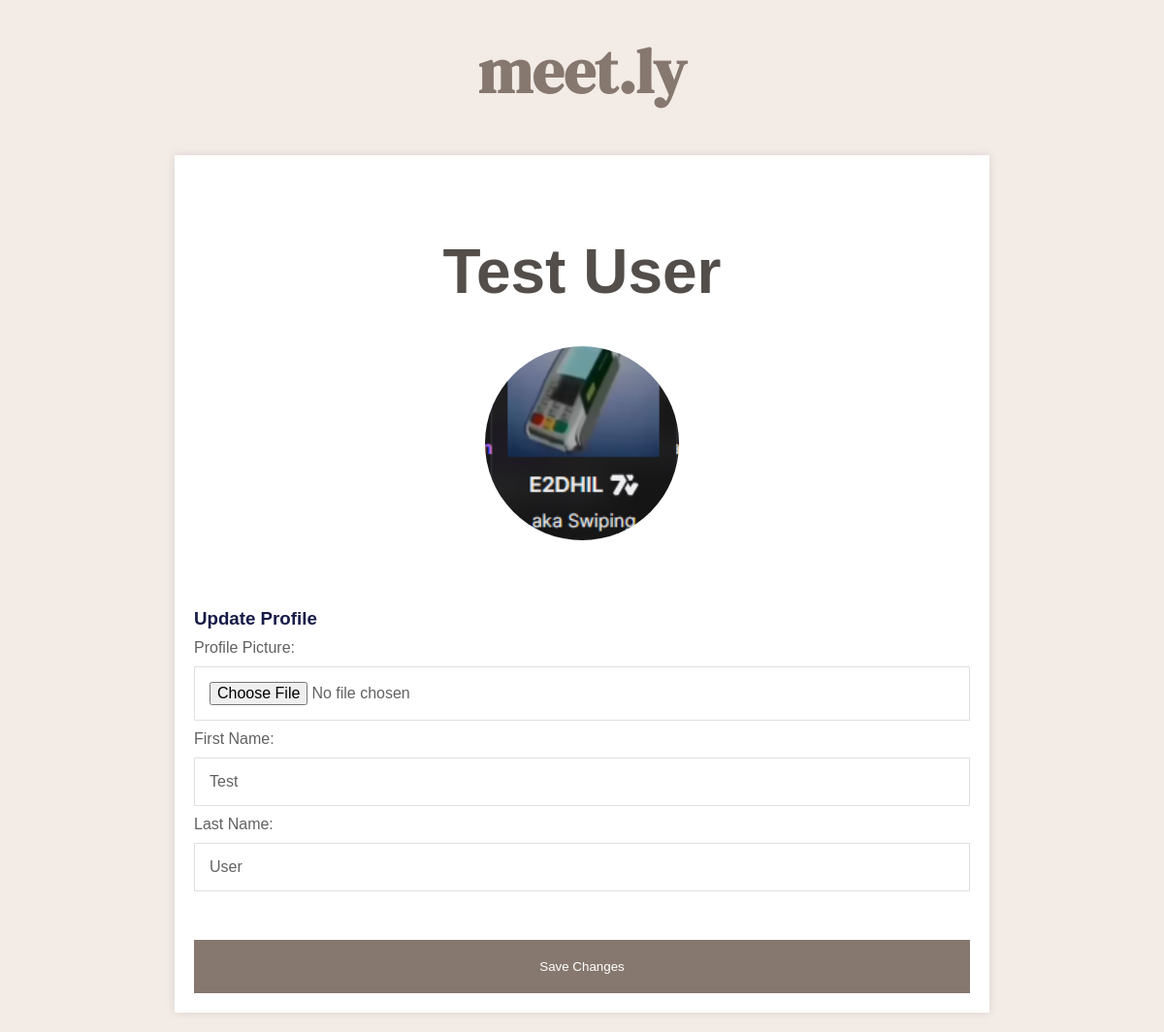
The app's page /user/test (signed in), older data.
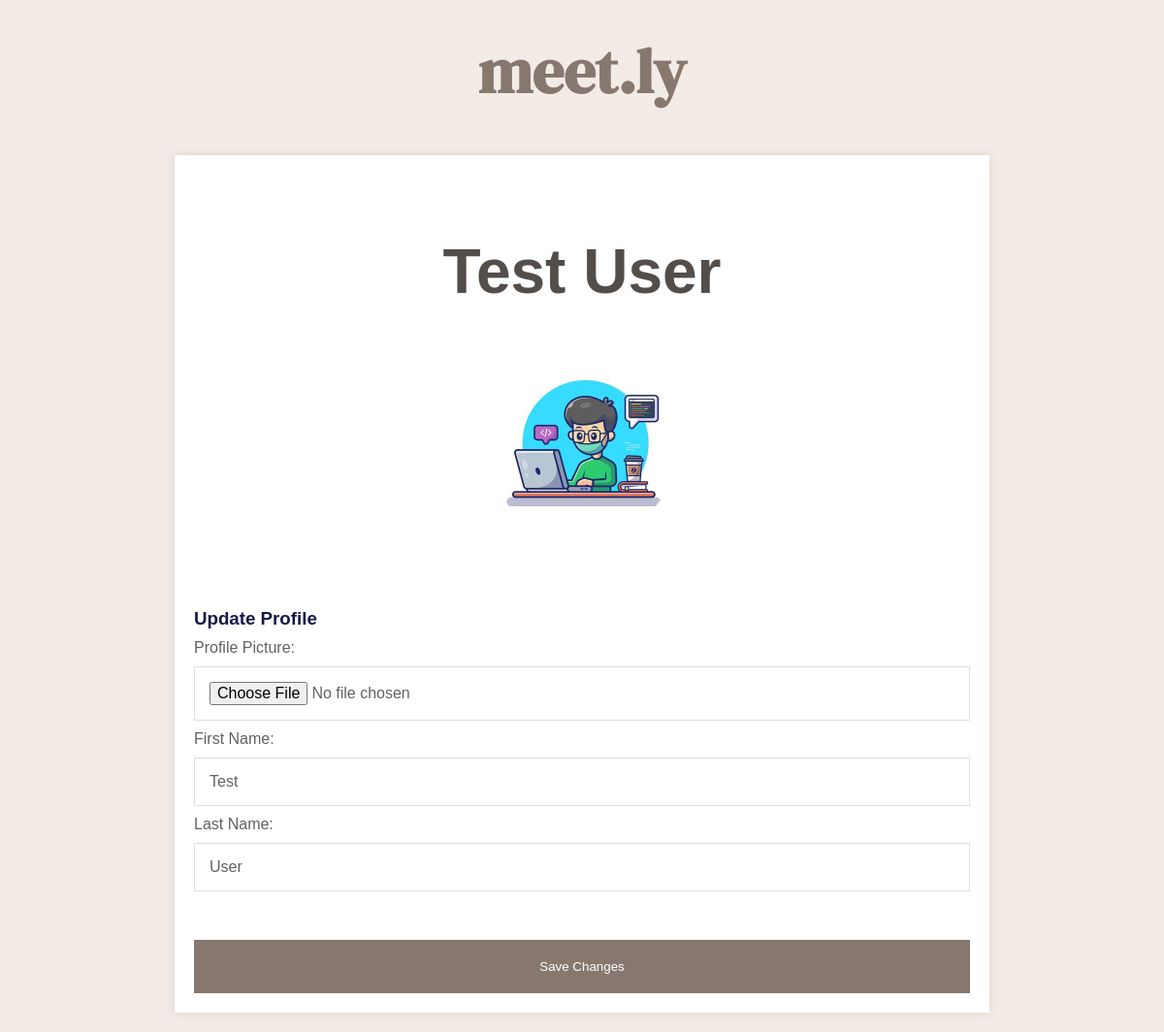
The same page, newer data.
### models.py (models this page shows, shortened)
class User(db.Model, UserMixin):
    __tablename__ = 'user'
    id = db.Column(db.Integer, primary_key=True, unique=True, nullable=False)
    username = db.Column(db.String, unique=True, nullable=False)
    email = db.Column(db.String, unique=True, nullable=False)
    password = db.Column(db.String, nullable=False)
    firstname = db.Column(db.String, default=None)
    lastname = db.Column(db.String, default=None)
    profile_picture = db.Column(db.String(500), default=None)
    role = db.Column(db.String, default='user')
    welcomed = db.Column(db.Boolean, default=False)
    verified = db.Column(db.Boolean, default=False)
    description = db.Column(db.String, default=None)
    friends = db.relationship(
        'User',
        secondary='friendship',
        primaryjoin='and_(User.id==Friendship.user_id, Friendship.accepted==True)',
        secondaryjoin='and_(User.id==Friendship.friend_id, Friendship.accepted==True)',
        backref='friend_of',
        viewonly=True
    )
    friend_requests = db.relationship(
        'User',
        secondary='friendship',
        primaryjoin='and_(User.id==Friendship.friend_id, Friendship.accepted==False)',
        secondaryjoin='and_(User.id==Friendship.user_id, Friendship.accepted==False)',
        backref='sent_requests',
        viewonly=True
    )

### views.py (the view)
    @app.route('/user/<username>')
    def user(username):
        user_profile = User.query.filter_by(username=username).first()
        user_data = {
            'username': user_profile.username,
            'firstname': user_profile.firstname,
            'lastname': user_profile.lastname,
            'profile_picture': user_profile.profile_picture,
        }
        if user_profile is None:
            return '404 Not Found', 404
        if current_user.username == username:
            user_profile = True
        else:
            user_profile = False
        if current_user.is_authenticated and current_user.username == username:
            return render_template('profile.html', current_user=user_data, user_profile = user_profile)
        else:
            return render_template('profile.html', current_user=user_data, user_profile = user_profile)

### app.py (called while the page is built)
def create_app():
    app = Flask(__name__, template_folder='templates')
    app.config['SQLALCHEMY_DATABASE_URI'] = 'sqlite:///./test.db'
    app.secret_key = 'KEY'
    from views import config_views
    config_views(app, db, Bcrypt(app))
    login_manager = LoginManager()
    login_manager.init_app(app)
    login_manager.login_view = "login"
    from models import User
    @login_manager.user_loader
    def get_uid(id):
        return User.query.get(id)
    @login_manager.unauthorized_handler
    def unauthorized():
        return redirect(url_for('login', next=url_for('home')))
    db.init_app(app)
    migrate = Migrate(app, db)
    return app

### templates/profile.html (shortened to what this page needs)
{% extends "base.html" %}
{% block stylesheet %}
<link rel="stylesheet" href="{{ url_for('static', filename = 'css/profile.css') }}">
{% endblock %}
{% block body %}
<div class="page-container">
    <header>
        <a href="{{ url_for('home') }}"><h1>meet.ly</h1></a>
    </header>
    <div class="nav-container">
        <div class="user-container">
            <h1>{% if current_user.firstname and current_user.lastname %}
                {{ current_user.firstname }}
                {{ current_user.lastname }}
                {% else %}
                {{ current_user.username }}
                {% endif %}
            </h1>
            <div class="profile-picture-container">
                {% if current_user.profile_picture == None %}
                <img src="{{ url_for('static', filename = 'images/profile_pictures/profile-picture_default.jpg') }}" alt="Profile Picture">
                {% else %}
                <img src="{{ url_for('static', filename = 'images/profile_pictures/' + current_user.profile_picture) }}"
                    alt="Profile Picture">
                {% endif %}
            </div>
        </div>
        {% if user_profile == True %}
        <div class="profile-update-container">
            <h3>Update Profile</h3>
            <form action="{{ url_for('process_update_profile') }}" method="post" enctype="multipart/form-data">
                <label for="profile_picture">Profile Picture:</label>
                <input type="file" name="profile_picture" id="profile_picture">
                <label for="firstname">First Name:</label>
                <input type="text" name="firstname" id="firstname" value="{{ current_user.firstname }}">
                <label for="lastname">Last Name:</label>
                <input type="text" name="lastname" id="lastname" value="{{ current_user.lastname }}">
                <button type="submit">Save Changes</button>
            </form>
        </div>
        {% endif %}
    </div>
</div>
{% endblock %}

Row changes from the older to the newer data that the page shows:
changed User "Test": profile_picture: a different picture
